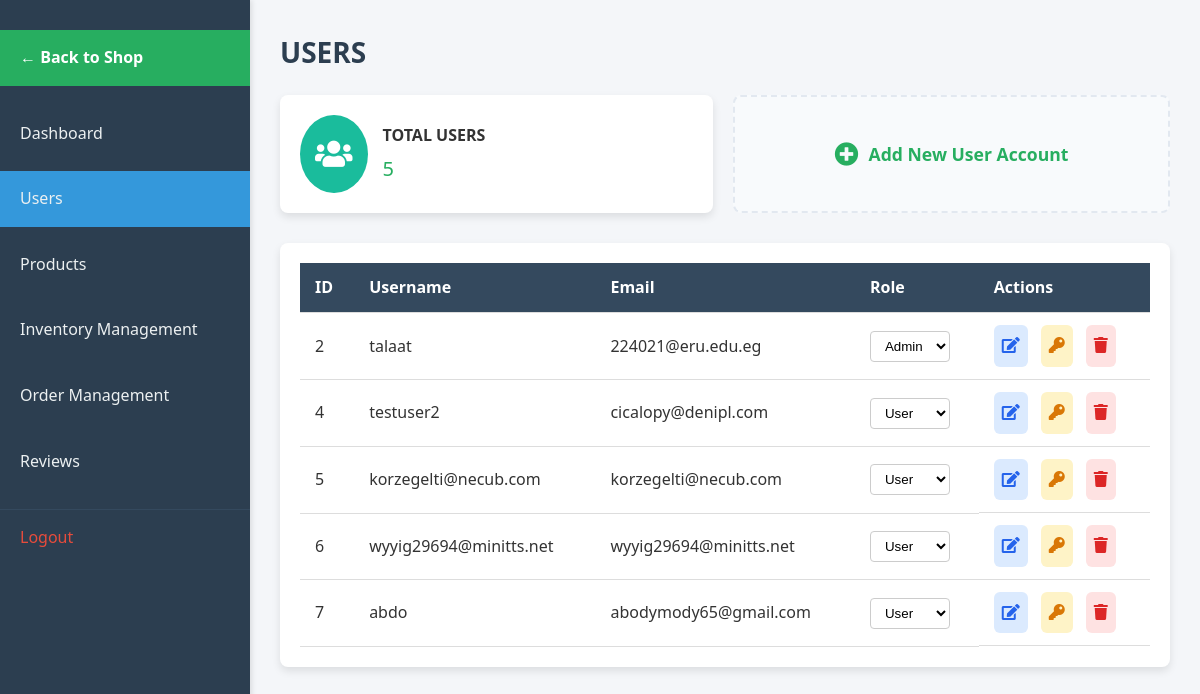
/admin/useradmin.php (signed in), run on an earlier commit of the app's database.
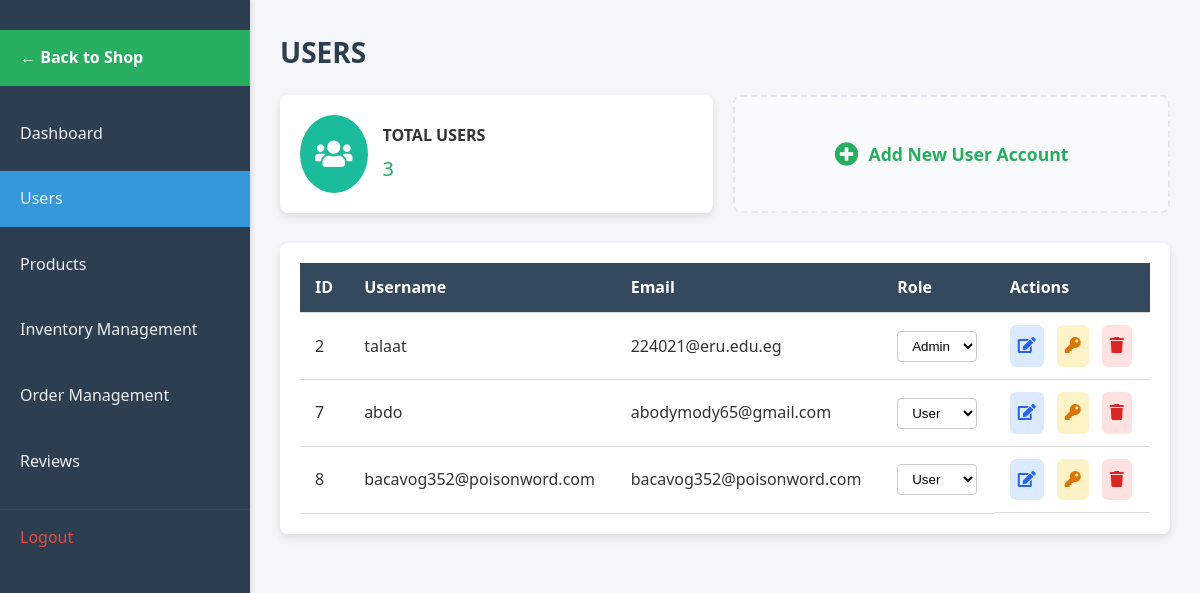
And on a later commit of the database.
### tables this page shows
CREATE TABLE `users` (
  `id` int(11) NOT NULL,
  `username` varchar(50) NOT NULL,
  `email` varchar(100) NOT NULL,
  `password` varchar(255) NOT NULL,
  `role` enum('customer','admin') NOT NULL DEFAULT 'customer',
  `twofa_method` enum('none','totp','email') NOT NULL DEFAULT 'none',
  `created_at` datetime NOT NULL DEFAULT current_timestamp(),
  `updated_at` datetime NOT NULL DEFAULT current_timestamp(),
  `is_verified` tinyint(1) DEFAULT 0
);

### admin/useradmin.php (the view, shortened to what this page needs)
<?php
require_once __DIR__ . '/../init.php';
$query = "SELECT id, username, email, role FROM users";
$result = $conn->query($query);
$users = $result->fetch_all(MYSQLI_ASSOC);
?>
<!DOCTYPE html>
<html lang="en">
<head>
    <link href="https://cdnjs.cloudflare.com/ajax/libs/font-awesome/5.10.0/css/all.min.css" rel="stylesheet">
    <link rel="stylesheet" href="assets/css/useradmin.css">
</head>
<body>
    <nav>
        <ul>
            <li><a href="../shop.php"
                    style="background-color: #27ae60; color: white; margin-bottom: 20px; font-weight: bold;">← Back to
                    Shop</a></li>
            <li><a href="Dashboard.php">Dashboard</a></li>
            <li><a href="#" class="active">Users</a></li>
            <li><a href="products.php">Products</a></li>
            <li><a href="Inventory.php">Inventory Management</a></li>
            <li><a href="order_management.php">Order Management</a></li>
            <li><a href="reviews_management.php">Reviews</a></li>
            <li><a href="/app/logout.php">Logout</a></li>
        </ul>
    </nav>
    <div class="main-content">
        <h1 class="page-title">USERS</h1>
        <div class="dashboard-cards">
            <div class="card">
                <div class="card-header">
                    <div class="card-icon users">
                        <i class="fas fa-users"></i>
                    </div>
                    <div>
                        <p class="card-title">TOTAL USERS</p>
                        <p class="card-value"><?php echo count($users); ?></p>
                    </div>
                </div>
            </div>
            <div class="card" style="display: flex; align-items: center; justify-content: center; background: #f8fafc; border: 2px dashed #e2e8f0; box-shadow: none;">
                <a href="add_user.php" style="text-decoration: none; color: #27ae60; font-weight: 700; font-size: 1.1rem; display: flex; align-items: center; gap: 10px;">
                    <i class="fas fa-plus-circle" style="font-size: 1.5rem;"></i> Add New User Account
                </a>
            </div>
        </div>
        <div class="tables-section">
            <div class="table-container">
                <table>
                    <thead>
                        <tr>
                            <th>ID</th>
                            <th>Username</th>
                            <th>Email</th>
                            <th>Role</th>
                            <th>Actions</th>
                        </tr>
                    </thead>
                    <tbody>
                        <?php
                        foreach ($users as $user) {
                            echo "<tr>";
                            echo "<td>" . $user['id'] . "</td>";
                            echo "<td>" . htmlspecialchars($user['username']) . "</td>";
                            echo "<td>" . htmlspecialchars($user['email']) . "</td>";
                            echo "<td>";
                            echo "<select onchange='updateRole(" . $user['id'] . ", this.value)'>";
                            if ($user['role'] == 'admin') {
                                echo "<option value='1' selected>Admin</option>";
                            } else {
                                echo "<option value='0' selected>User</option>";
                            }
                            echo "</select>";
                            echo "</td>";
                            echo "<td class='actions'>";
                            echo "<a href='edit_user.php?id=" . $user['id'] . "' class='btn-edit' title='Edit Details' style='display:inline-block; padding: 8px; background: #dbeafe; color: #2563eb; border-radius: 6px; margin-right: 5px;'><i class='fas fa-edit'></i></a>";
                            echo "<a href='reset_user_password.php?id=" . $user['id'] . "' class='btn-reset' title='Reset Password' style='display:inline-block; padding: 8px; background: #fef3c7; color: #d97706; border-radius: 6px; margin-right: 5px;'><i class='fas fa-key'></i></a>";
                            echo "<a href='?delete=" . $user['id'] . "' class='btn-delete' title='Delete User' style='display:inline-block; padding: 8px; background: #fee2e2; color: #dc2626; border-radius: 6px;' onclick='return confirm(\"Are you sure you want to delete this user?\")'><i class='fas fa-trash'></i></a>";
                            echo "</td>";
                            echo "</tr>";
                        }
                        ?>
                    </tbody>
                </table>
            </div>
        </div>
    </div>
</body>
</html>

What changed in the data, as far as the page shows it:
removed users: id "4", username "testuser2", email "cicalopy@denipl.com", role+id "User"
removed users: id "5", username "korzegelti@necub.com", email "korzegelti@necub.com", role+id "User"
removed users: id "6", username "wyyig29694@minitts.net", email "wyyig29694@minitts.net", role+id "User"
added users: id "8", username "bacavog352@poisonword.com", email "bacavog352@poisonword.com", role+id "User"
Also different on the page:
count($users): "5" → "3"
